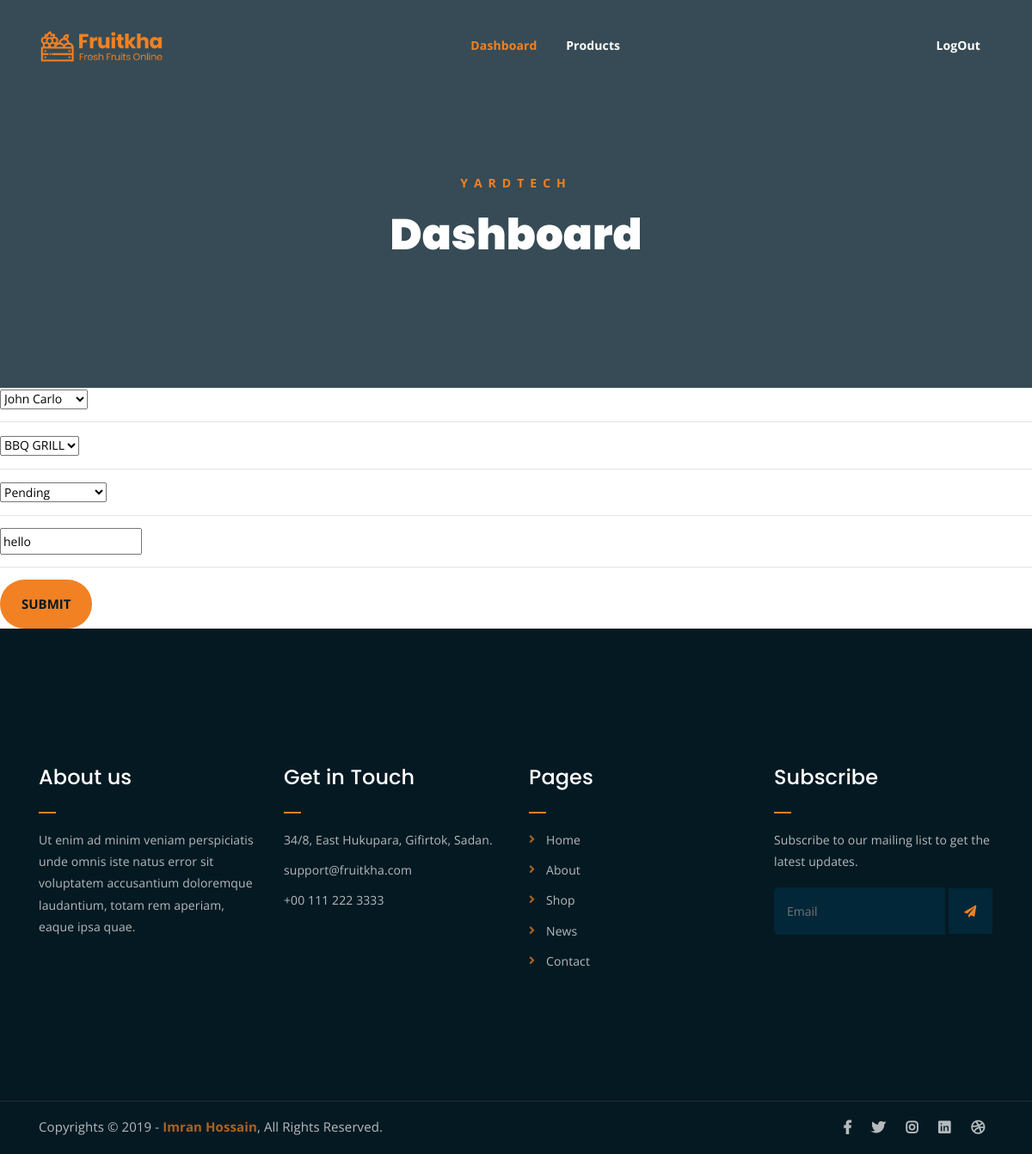
The page /update_order/2/ (signed in) on the database its author committed.
### accounts/models.py (models this page shows)
class Order(models.Model):
    STATUS =(
        ('Pending','Pending'),
        ('Out for delivery','Out for delivery'),
        ('Delivered','Delivered'))
    customer = models.ForeignKey(Customer,null=True,on_delete=models.SET_NULL)
    product = models.ForeignKey(Product,null=True, on_delete=models.SET_NULL)
    date_created = models.DateTimeField(auto_now=True, null=True)
    status = models.CharField(max_length=200,null=True,choices=STATUS)
    note = models.CharField(max_length=200,null=True)

### accounts/decorators.py (the view)
        def wrapper_func(request,*args,**kwargs):
            group = None
            if request.user.groups.exists():
                group=request.user.groups.all()[0].name
            if group in allowed_roles:
                return view_func(request,*args,**kwargs)
            else:
                return HttpResponse('You are not authorized to view this page')

### accounts/forms.py
class OrderForm(ModelForm):
    class Meta:
        model = Order
        fields = '__all__'

### accounts/models.py (called while the page is built)
    def __str__(self):
        return self.name

    def __str__(self):
        return self.name

### accounts/views.py (called while the page is built)
@login_required(login_url='login')
@allowed_users(allowed_roles=['admin'])
def updateOrder(request,pk):
    order = Order.objects.get(id=pk)
    form = OrderForm(instance=order)
    if request.method == 'POST':
        form = OrderForm(request.POST, instance=order)
        if form.is_valid():
            form.save()
            return redirect('/')
    context= {'form':form}
    return render(request, 'accounts/order_form.html', context)

### accounts/templates/accounts/order_form.html (shortened to what this page needs)
<!DOCTYPE html>
<html lang="en">
<head>
{% load static %}
	<link rel="stylesheet" href="{% static 'accounts/css/all.min.css' %}">
	<link rel="stylesheet" href="{% static 'accounts/bootstrap/css/bootstrap.min.css' %}">
	<link rel="stylesheet" href="{% static 'accounts/css/owl.carousel.css' %}">
	<link rel="stylesheet" href="{% static 'accounts/css/magnific-popup.css' %}">
	<link rel="stylesheet" href="{% static 'accounts/css/animate.css' %}">
	<link rel="stylesheet" href="{% static 'accounts/css/meanmenu.min.css' %}">
	<link rel="stylesheet" href="{% static 'accounts/css/main.css'%}">
	<link rel="stylesheet" href="{% static 'accounts/css/responsive.css'%} ">
</head>
<body>
	<div class="top-header-area" id="sticker">
		<div class="container">
			<div class="row">
				<div class="col-lg-12 col-sm-12 text-center">
					<div class="main-menu-wrap">
						<div class="site-logo">
							<a href="index.html">
								<img src="assets/img/logo.png" alt="">
							</a>
						</div>
						<nav class="main-menu">
							<ul>
								<li class="current-list-item"><a href="{% url 'accounts:home' %}">Dashboard</a>
								</li>
								<li><a href="{% url 'accounts:products' %}">Products</a></li>
								<li>
									<div class="header-icons">
									<span class="hel-mesg"><a class="log-in" href="{% url 'accounts:login' %}">LogOut</a></span>
									</div>
								</li>
							</ul>
						</nav>
					</div>
				</div>
			</div>
		</div>
	</div>
	<div class="breadcrumb-section breadcrumb-bg">
		<div class="container">
			<div class="row">
				<div class="col-lg-8 offset-lg-2 text-center">
					<div class="breadcrumb-text">
						<p>Yardtech</p>
						<h1>Dashboard</h1>
					</div>
				</div>
			</div>
		</div>
	</div>
	<form action="" method="POST">
		{% for form in form %}
		   {{form}}
		<hr>
		{% endfor %}
		<input type="submit" name="Submit"><br>
	</form>
	<div class="footer-area">
		<div class="container">
			<div class="row">
				<div class="col-lg-3 col-md-6">
					<div class="footer-box about-widget">
						<h2 class="widget-title">About us</h2>
						<p>Ut enim ad minim veniam perspiciatis unde omnis iste natus error sit voluptatem accusantium doloremque laudantium, totam rem aperiam, eaque ipsa quae.</p>
					</div>
				</div>
				<div class="col-lg-3 col-md-6">
					<div class="footer-box get-in-touch">
						<h2 class="widget-title">Get in Touch</h2>
						<ul>
							<li>34/8, East Hukupara, Gifirtok, Sadan.</li>
							<li>support@fruitkha.com</li>
							<li>+00 111 222 3333</li>
						</ul>
					</div>
				</div>
				<div class="col-lg-3 col-md-6">
					<div class="footer-box pages">
						<h2 class="widget-title">Pages</h2>
						<ul>
							<li><a href="index.html">Home</a></li>
							<li><a href="about.html">About</a></li>
							<li><a href="services.html">Shop</a></li>
							<li><a href="news.html">News</a></li>
							<li><a href="contact.html">Contact</a></li>
						</ul>
					</div>
				</div>
				<div class="col-lg-3 col-md-6">
					<div class="footer-box subscribe">
						<h2 class="widget-title">Subscribe</h2>
						<p>Subscribe to our mailing list to get the latest updates.</p>
						<form action="index.html">
							<input type="email" placeholder="Email">
							<button type="submit"><i class="fas fa-paper-plane"></i></button>
						</form>
					</div>
				</div>
			</div>
		</div>
	</div>
	<div class="copyright">
		<div class="container">
			<div class="row">
				<div class="col-lg-6 col-md-12">
					<p>Copyrights &copy; 2019 - <a href="https://imransdesign.com/">Imran Hossain</a>,  All Rights Reserved.</p>
				</div>
				<div class="col-lg-6 text-right col-md-12">
					<div class="social-icons">
						<ul>
							<li><a href="#" target="_blank"><i class="fab fa-facebook-f"></i></a></li>
							<li><a href="#" target="_blank"><i class="fab fa-twitter"></i></a></li>
							<li><a href="#" target="_blank"><i class="fab fa-instagram"></i></a></li>
							<li><a href="#" target="_blank"><i class="fab fa-linkedin"></i></a></li>
							<li><a href="#" target="_blank"><i class="fab fa-dribbble"></i></a></li>
						</ul>
					</div>
				</div>
			</div>
		</div>
	</div>
</body>
</html>

### rows shown on the page
Order: form "John Carlo" "BBQ GRILL" "Pending" "hello"
